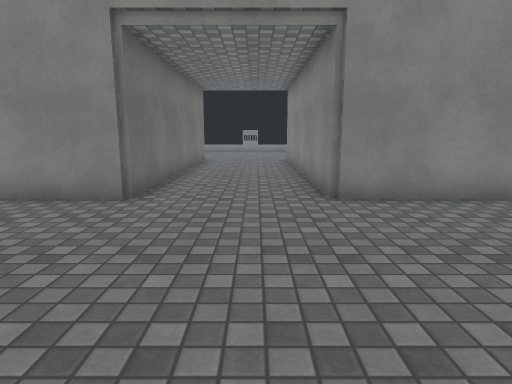
[1] (above)

14 first-person views from a walk through a scene from a Unity 3-D project. The camera is 1.3 m above the floor, tilts 10° down and sees 75° across. The floor is counted in squares, 1 m on a side. Each view is taken from the middle of a square. On the plan, view 1 faces up. The plan holds only what a view shows up to about 14 squares ahead; the rest is blank. The player character is not drawn. Door leaves are left out, so doorways stand open. Surface patterns are stand-ins for the level's own textures.

[2]
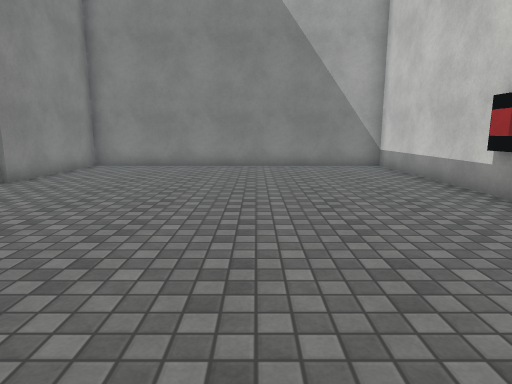

[3]
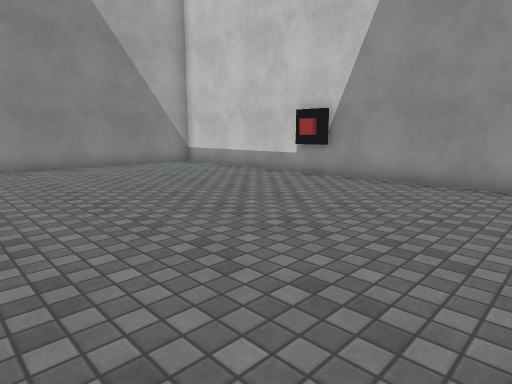

[4]
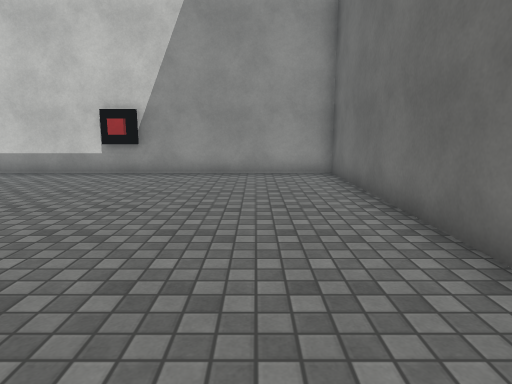

[5]
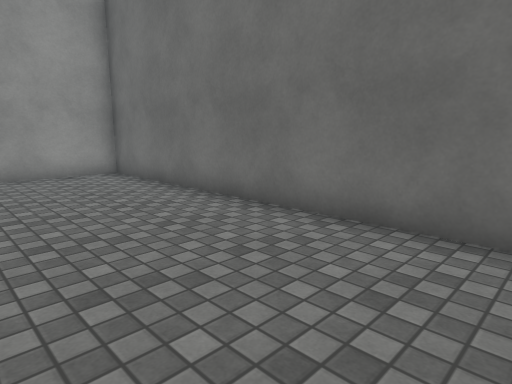

[6]
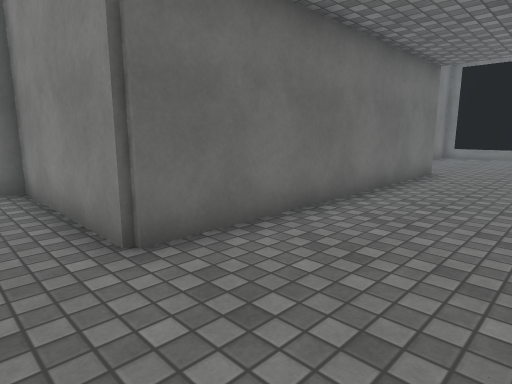

[7]
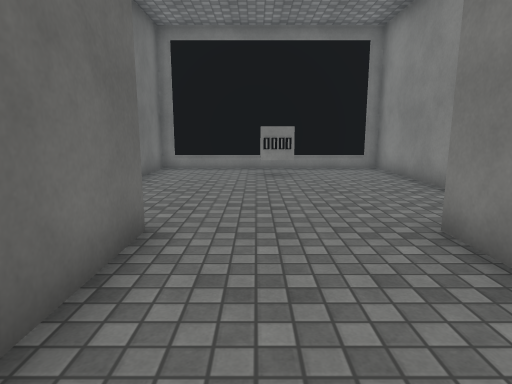

[8]
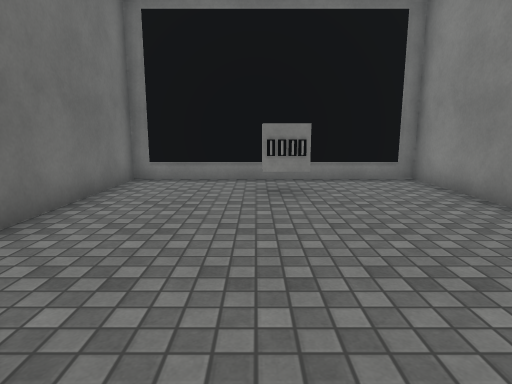

[9]
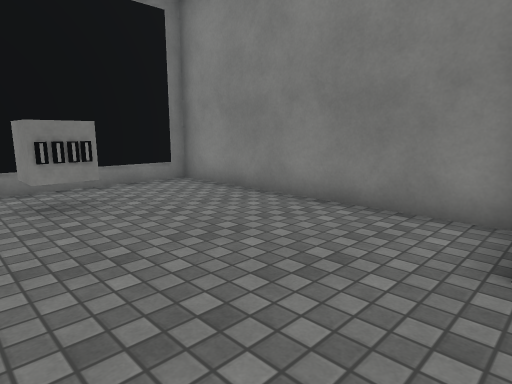

[10]
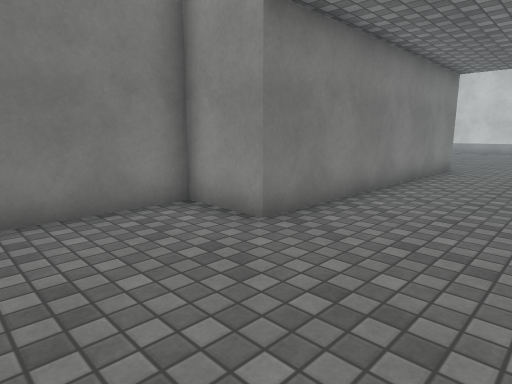

[11]
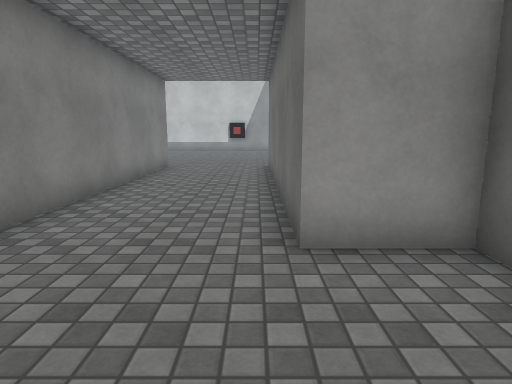

[12]
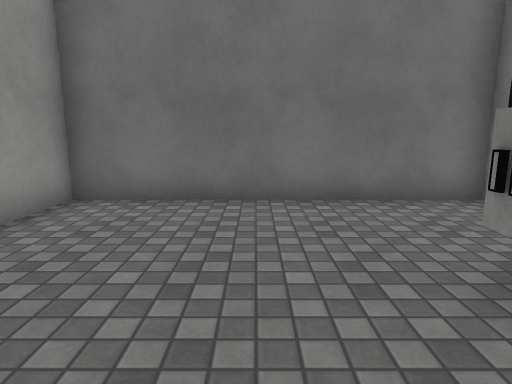

[13]
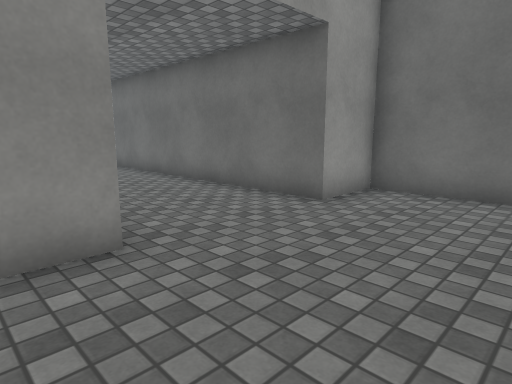

[14]
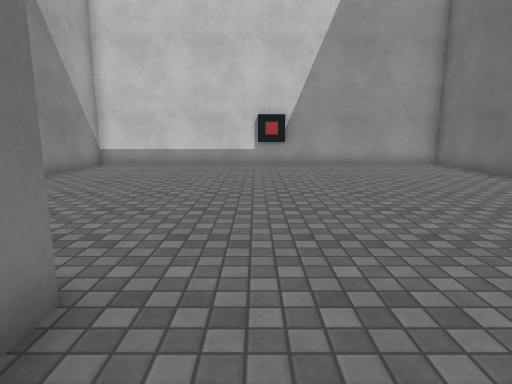

### Floor plan
Points are (right, up) in squares from view 1. A wall is a line through its corners. A room is listed if a view was taken in it or the views show most of it. See-through windows are left out.
Room 1 (views 1, 2, 3, 4, 5, 6)
walls: (-2.5, 6.5) (-7.5, 6.5) (-7.5, -5) (6.5, -5) (6.5, 6.5) (1.5, 6.5)
ways out: open door at (-0.5, 6.5) to room 2
Room 2 (views 7, 8, 9, 10, 11, 12, 13, 14)
walls: (1.5, 6.5) (1.5, 16.4) (3.5, 16.4) (3.5, 24.4) (-4.5, 24.4) (-4.5, 16.4) (-2.5, 16.4) (-2.5, 6.5)
ways out: open door at (-0.5, 6.5) to room 1
objects: other object (-1, 22) to (0, 23)

Positions as (right, up) in squares from view 1, and headings:
1: (0, 0), facing up
2: (-7, 0), facing right
3: (-7, 4), facing down-right
4: (-5, 6), facing down
5: (-3, 6), facing down-left
6: (1, 5), facing up-left
7: (-1, 12), facing up
8: (-1, 15), facing up
9: (-2, 16), facing up-right
10: (-2, 20), facing down-right
11: (-2, 20), facing down
12: (2, 20), facing left
13: (3, 20), facing down-left
14: (0, 9), facing down
